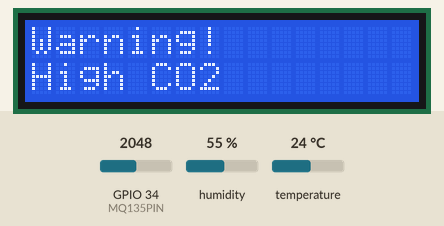
This sketch was run on a simulated ESP32. On the bench: 16×2 character LCD. Inputs (shaded band) come from the test bench; at power-on: temperature 24 °C, GPIO 34 (MQ135PIN) = 2048, humidity 55 %. WiFi joins after 1.5 s; servers stay silent unless stated; uploads are accepted with an empty reply; what the sketch prints to the serial monitor is not drawn.

Above: at 2.7 s.
2.8 s: temperature set to 34 °C
4.9 s: temperature set to 37 °C
At 6.6 s:
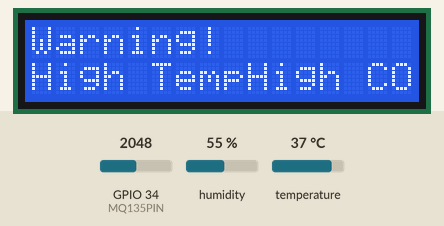
7.4 s: GPIO 34 (MQ135PIN) set to 859
8.9 s: GPIO 34 (MQ135PIN) set to 760
At 10.1 s:
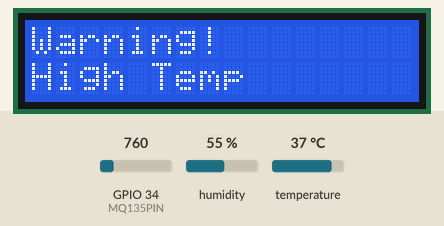
11.1 s: temperature set to 12 °C
At 13.6 s:
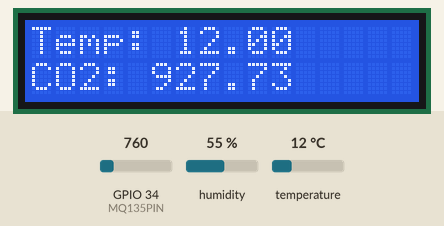
14.0 s: GPIO 34 (MQ135PIN) set to 491
At 15.2 s:
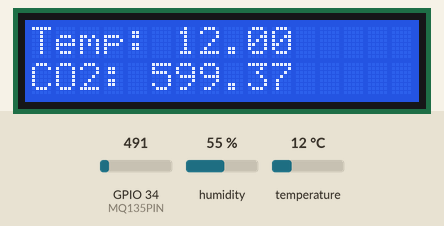
Timing chart, 0 to 17.0 s (numbered marks = the images above; inputs shaded):
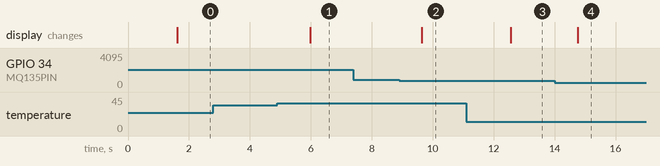

Measured:
- the behaviour switches between 35 and 36 °C on temperature (found by bisection; images 0 and 1)
- the behaviour switches between 820 and 819 on GPIO 34 (MQ135PIN) (found by bisection; images 1 and 2)
- after the input at 2.8 s, every drawn part: stays the same
- after the input at 4.9 s, the display: changes after 1.1 s (image 1)
- after the input at 7.4 s, every drawn part: stays the same
- after the input at 8.9 s, the display: changes after 0.74 s (image 2)
- after the input at 11.1 s, the display: changes after 1.5 s (image 3)
- after the input at 14.0 s, the display: changes after 0.77 s (image 4)

The sketch:

SIC_PROJECT.ino
```cpp
#include <Wire.h>
#include <LiquidCrystal_I2C.h>
#include "DHT.h"
#include <WiFi.h>
#include <HTTPClient.h>

#define DHTPIN 2
#define DHTTYPE DHT11
#define MQ135PIN 34

const char* ssid = "H1R0'";
const char* password = "RUM4H4LL0H";
const char* serverName = "http://192.168.1.7:5000/api/data"; // Ganti <IP_ADDRESS> dengan IP komputer server

DHT dht(DHTPIN, DHTTYPE);
LiquidCrystal_I2C lcd(0x27, 16, 2);

const float TEMPERATURE_THRESHOLD = 35.0; // Suhu batas normal
const float CO2_THRESHOLD = 1000.0;       // Kadar CO2 batas normal

void setup() {
  Serial.begin(115200);
  dht.begin();
  lcd.init();
  lcd.backlight();

  WiFi.begin(ssid, password);
  while (WiFi.status() != WL_CONNECTED) {
    delay(500);
    Serial.print(".");
  }
  Serial.println("Connected to WiFi");
}

void loop() {
  float temperature = dht.readTemperature();
  int mq135_value = analogRead(MQ135PIN);
  float co2_ppm = (float)mq135_value * (5000.0 / 4096.0); // Konversi nilai ADC ke ppm untuk CO2

  // Tampilkan data di Serial Monitor
  Serial.print("Temp: ");
  Serial.print(temperature);
  Serial.print(" C, CO2: ");
  Serial.print(co2_ppm);
  Serial.println(" ppm");

  // Tampilkan data di LCD
  lcd.clear();

  if (temperature > TEMPERATURE_THRESHOLD || co2_ppm > CO2_THRESHOLD) {
    lcd.setCursor(0, 0);
    lcd.print("Warning!");

    lcd.setCursor(0, 1);
    if (temperature > TEMPERATURE_THRESHOLD) {
      lcd.print("High Temp");
    }
    if (co2_ppm > CO2_THRESHOLD) {
      lcd.print("High CO2");
    }
  } else {
    lcd.setCursor(0, 0);
    lcd.print("Temp: ");
    lcd.print(temperature);
    lcd.setCursor(0, 1);
    lcd.print("CO2: ");
    lcd.print(co2_ppm);
  }

  if (WiFi.status() == WL_CONNECTED) {
    HTTPClient http;
    http.begin(serverName);
    http.addHeader("Content-Type", "application/json");

    String postData = "{\"temperature\":";
    postData += temperature;
    postData += ",\"co2\":";
    postData += co2_ppm;
    postData += "}";

    int httpResponseCode = http.POST(postData);
    if (httpResponseCode > 0) {
      String response = http.getString();
      Serial.println(httpResponseCode);
      Serial.println(response);
    } else {
      Serial.print("Error on sending POST: ");
      Serial.println(httpResponseCode);
    }
    http.end();
  } else {
    Serial.println("Error in WiFi connection");
  }

  delay(500); // Kirim data setiap 0,5 detik
}
```
